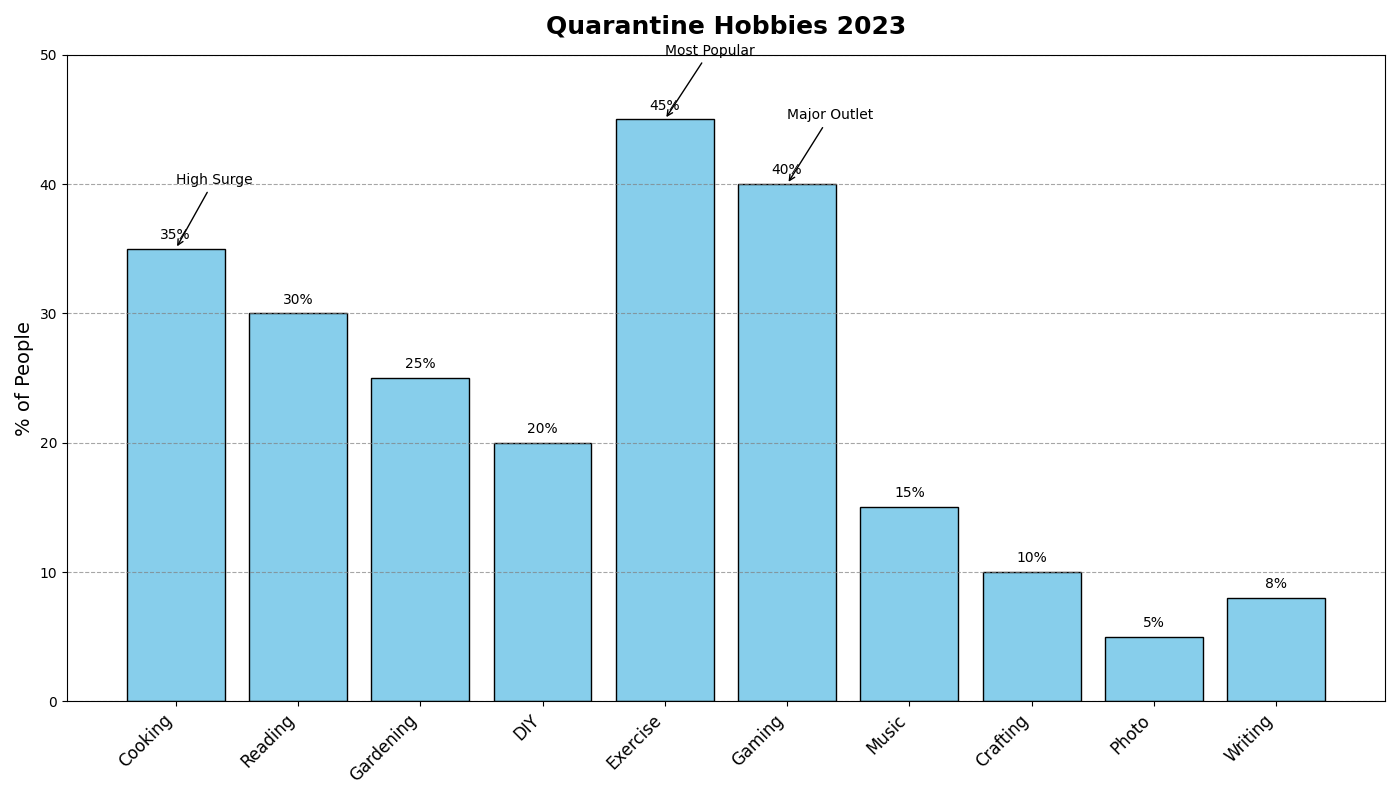

Recreate this plot in Python.
import matplotlib.pyplot as plt
import numpy as np

hobbies = [
    "Cooking", 
    "Reading", 
    "Gardening", 
    "DIY", 
    "Exercise", 
    "Gaming", 
    "Music", 
    "Crafting", 
    "Photo", 
    "Writing"
]

percentages = [35, 30, 25, 20, 45, 40, 15, 10, 5, 8]

fig, ax = plt.subplots(figsize=(14, 8))
bars = ax.bar(hobbies, percentages, color='skyblue', edgecolor='black')
ax.bar_label(bars, fmt='%.0f%%', padding=5, fontsize=10)

ax.set_title("Quarantine Hobbies 2023", fontsize=18, fontweight='bold', pad=15)
ax.set_ylabel("% of People", fontsize=14)
ax.set_ylim(0, 50)
ax.set_xticklabels(hobbies, rotation=45, ha='right', fontsize=12)

ax.set_xticks(range(len(hobbies)))
ax.yaxis.grid(True, linestyle='--', color='grey', alpha=0.7)

annotations = [
    ("Most Popular", 45),
    ("High Surge", 35),
    ("Major Outlet", 40)
]

for annotation, value in annotations:
    hobby_index = percentages.index(value)
    ax.annotate(annotation, xy=(hobby_index, value), 
                xytext=(hobby_index, value + 5),
                arrowprops=dict(arrowstyle="->", color='black'),
                fontsize=10, color='black')

plt.tight_layout()
plt.show()
